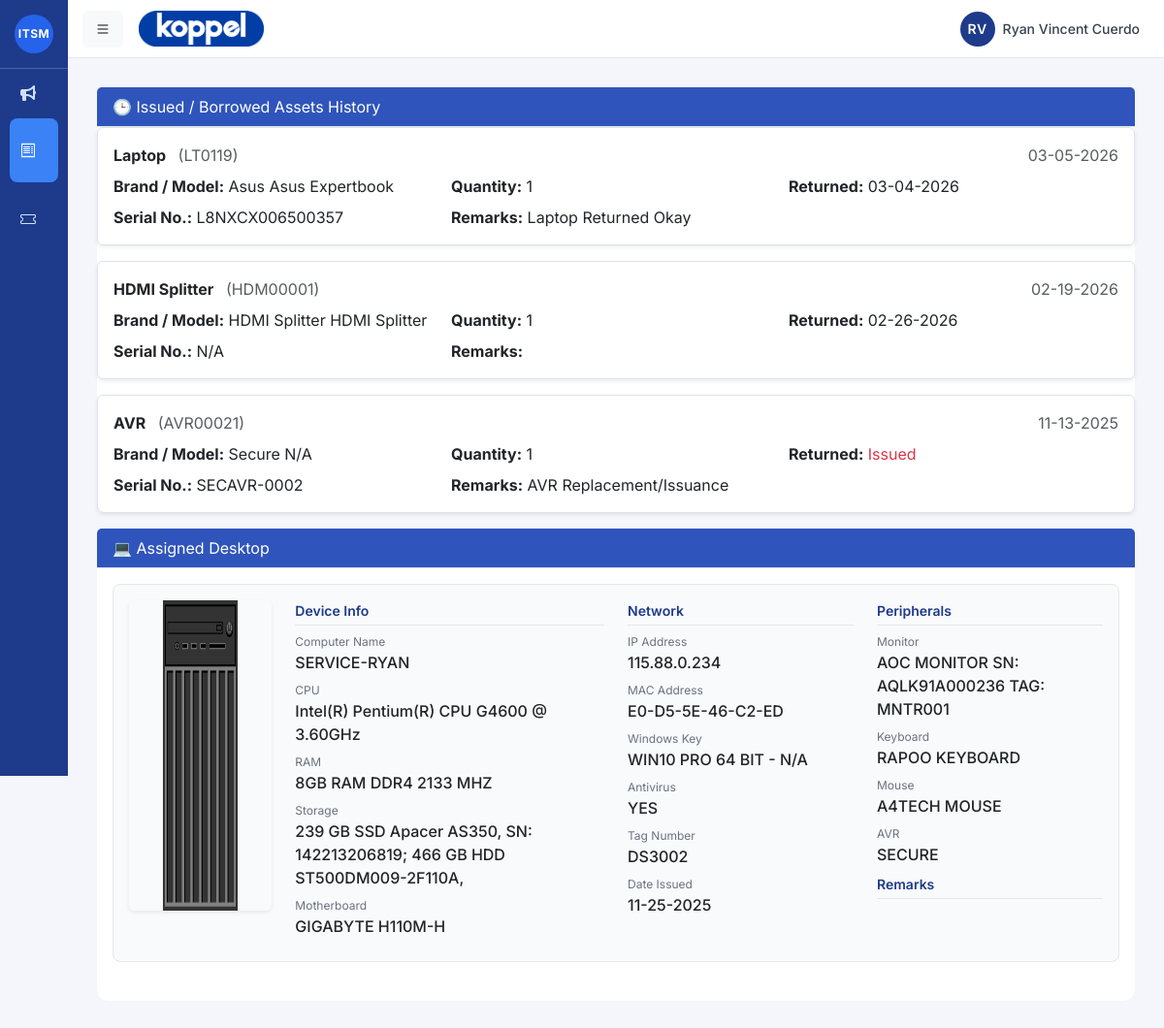
Page /user/index.php?page=transaction/transactions (signed in) on the committed database.
### tables this page shows
CREATE TABLE `transaction_tb` (
  `transaction_id` int(11) NOT NULL,
  `item_id` int(11) NOT NULL,
  `user_id` int(11) NOT NULL,
  `action` enum('borrowed','issued','returned') NOT NULL,
  `quantity` int(11) DEFAULT 1,
  `action_date` timestamp NOT NULL DEFAULT current_timestamp(),
  `date_returned` timestamp NOT NULL DEFAULT current_timestamp() ON UPDATE current_timestamp(),
  `remarks` text DEFAULT NULL
);

CREATE TABLE `item_tb` (
  `item_id` int(11) NOT NULL,
  `item_code` varchar(100) NOT NULL DEFAULT 'N/A',
  `name` varchar(100) NOT NULL,
  `brand` varchar(100) NOT NULL,
  `model` varchar(100) NOT NULL,
  `serial_number` varchar(100) DEFAULT NULL,
  `description` text DEFAULT NULL,
  `quantity` int(11) DEFAULT 0,
  `date_received` date DEFAULT NULL,
  `created_at` timestamp NOT NULL DEFAULT current_timestamp(),
  `updated_at` timestamp NOT NULL DEFAULT current_timestamp() ON UPDATE current_timestamp(),
  `type_id` int(11) UNSIGNED NOT NULL,
  `condition_id` int(11) NOT NULL DEFAULT 1
);

CREATE TABLE `user_desktop_tb` (
  `user_desktop_id` int(11) NOT NULL,
  `user_id` int(11) NOT NULL,
  `desktop_id` int(11) NOT NULL,
  `date_created` datetime DEFAULT current_timestamp()
);

CREATE TABLE `desktop_tb` (
  `desktop_id` int(11) NOT NULL,
  `cpu` varchar(255) DEFAULT NULL,
  `ram` varchar(255) DEFAULT NULL,
  `rom_w_serial` varchar(255) DEFAULT NULL,
  `motherboard` varchar(255) DEFAULT NULL,
  `monitor_w_serial` varchar(255) DEFAULT NULL,
  `avr` varchar(255) DEFAULT NULL,
  `mouse` varchar(255) DEFAULT NULL,
  `keyboard` varchar(255) DEFAULT NULL,
  `ip_address` varchar(15) DEFAULT NULL,
  `mac_address` varchar(17) DEFAULT NULL,
  `computer_name` varchar(255) DEFAULT NULL,
  `windows_key` varchar(255) DEFAULT NULL,
  `antivirus` varchar(255) DEFAULT NULL,
  `tag_number` varchar(255) DEFAULT NULL,
  `desktop_area_id` int(11) DEFAULT NULL,
  `remarks` text DEFAULT NULL,
  `date_created` datetime DEFAULT current_timestamp()
);

### user/transaction/transactions.php (the view, shortened to what this page needs)
<?php
include 'includes/db.php';
$user_id = $_SESSION['user_id'];
    $sql = "
        SELECT
            t.transaction_id,
            t.action,
            t.quantity,
            t.action_date,
            t.date_returned,
            t.remarks,
            i.item_code,
            i.name,
            i.brand,
            i.model,
            i.serial_number
        FROM transaction_tb t
        INNER JOIN item_tb i ON t.item_id = i.item_id
        WHERE t.user_id = ?
        ORDER BY t.action_date DESC
    ";
    $stmt = $conn->prepare($sql);
    $stmt->bind_param("i", $user_id);
    $stmt->execute();
    $result = $stmt->get_result();
$desktopSql = "
SELECT
    d.desktop_id,
    d.cpu,
    d.ram,
    d.rom_w_serial,
    d.motherboard,
    d.monitor_w_serial,
    d.avr,
    d.mouse,
    d.keyboard,
    d.ip_address,
    d.mac_address,
    d.computer_name,
    d.windows_key,
    d.antivirus,
    d.tag_number,
    d.desktop_area_id,
    d.remarks,
    d.date_created,
    ud.date_created AS assigned_date
FROM user_desktop_tb ud
INNER JOIN desktop_tb d ON ud.desktop_id = d.desktop_id
WHERE ud.user_id = ?
";
$desktopStmt = $conn->prepare($desktopSql);
$desktopStmt->bind_param("i", $user_id);
$desktopStmt->execute();
$desktopResult = $desktopStmt->get_result();
?>
<div class="card">
    <div class="card-header text-white">
        🕒 Issued / Borrowed Assets History
    </div>
        <?php if ($result->num_rows > 0): ?>
            <div class="row g-3">
                <?php $i = 1; while ($row = $result->fetch_assoc()): ?>
                    <div class="col-12">
                        <div class="history-item border rounded shadow-sm p-3 h-100">
                            <div class="d-flex justify-content-between mb-2">
                                <div>
                                    <strong><?= htmlspecialchars($row['name']) ?></strong>
                                    <span class="text-muted ms-2">(<?= htmlspecialchars($row['item_code']) ?>)</span>
                                </div>
                                <div class="text-end text-muted">
                                    <?= date('m-d-Y', strtotime($row['action_date'])) ?>
                                </div>
                            </div>
                            <div class="row g-2">
                                <div class="col-4"><strong>Brand / Model:</strong> <?= htmlspecialchars($row['brand'] . ' ' . $row['model']) ?></div>
                                <div class="col-4"><strong>Quantity:</strong> <?= $row['quantity'] ?></div>
                                <div class="col-4"><strong>Returned:</strong>
                                    <?= !empty($row['date_returned']) && $row['date_returned'] != '0000-00-00 00:00:00'
                                        ? date('m-d-Y', strtotime($row['date_returned']))
                                        : '<span class="text-danger">Issued</span>' ?>
                                </div>
                                <div class="col-4"><strong>Serial No.:</strong> <?= htmlspecialchars($row['serial_number']) ?></div>
                                <div class="col-8"><strong>Remarks:</strong> <?= htmlspecialchars($row['remarks'] ?? '-') ?></div>
                            </div>
                        </div>
                    </div>
                <?php endwhile; ?>
            </div>
        <?php else: ?>
            <div class="text-center text-muted py-4">
                No assets have been issued to this user.
            </div>
        <?php endif; ?>
</div>
<div class="card mt-3">
  <div class="card-header text-white">
    💻 Assigned Desktop
  </div>
  <div class="card-body">
    <?php if ($desktopResult->num_rows > 0): ?>
      <?php while ($d = $desktopResult->fetch_assoc()): ?>
        <div class="asset-box p-3 mb-4">
          <div class="row g-4">
            <div class="col-md text-center">
              <img src="../assets/img/desktop.png" class="img-fluid rounded shadow-sm" style="height: 320px;">
            </div>
            <div class="col-md-4">
              <div class="asset-section-title">Device Info</div>
              <div class="mb-2">
                <div class="asset-label">Computer Name</div>
                <div class="asset-value"><?= htmlspecialchars($d['computer_name']) ?></div>
              </div>
              <div class="mb-2">
                <div class="asset-label">CPU</div>
                <div class="asset-value"><?= htmlspecialchars($d['cpu']) ?></div>
              </div>
              <div class="mb-2">
                <div class="asset-label">RAM</div>
                <div class="asset-value"><?= htmlspecialchars($d['ram']) ?></div>
              </div>
            <div class="mb-2">
            <div class="asset-label">Storage</div>
            <div class="asset-value"><?= htmlspecialchars($d['rom_w_serial']) ?></div>
            </div>
              <div class="mb-2">
                <div class="asset-label">Motherboard</div>
                <div class="asset-value"><?= htmlspecialchars($d['motherboard']) ?></div>
              </div>
            </div>
            <div class="col-md-3">
              <div class="asset-section-title">Network</div>
              <div class="mb-2">
                <div class="asset-label">IP Address</div>
                <div class="asset-value"><?= htmlspecialchars($d['ip_address']) ?></div>
              </div>
              <div class="mb-2">
                <div class="asset-label">MAC Address</div>
                <div class="asset-value"><?= htmlspecialchars($d['mac_address']) ?></div>
              </div>
              <div class="mb-2">
                <div class="asset-label">Windows Key</div>
                <div class="asset-value"><?= htmlspecialchars($d['windows_key']) ?></div>
              </div>
              <div class="mb-2">
                <div class="asset-label">Antivirus</div>
                <div class="asset-value"><?= htmlspecialchars($d['antivirus']) ?></div>
              </div>
              <div class="mb-2">
                <div class="asset-label">Tag Number</div>
                <div class="asset-value"><?= htmlspecialchars($d['tag_number']) ?></div>
              </div>
              <div class="mb-2">
                <div class="asset-label">Date Issued</div>
                <div class="asset-value"><?= date('m-d-Y', strtotime($d['date_created'])) ?></div>
              </div>
            </div>
            <div class="col-md-3">
              <div class="asset-section-title">Peripherals</div>
              <div class="mb-2">
                <div class="asset-label">Monitor</div>
                <div class="asset-value"><?= htmlspecialchars($d['monitor_w_serial']) ?></div>
              </div>
              <div class="mb-2">
                <div class="asset-label">Keyboard</div>
                <div class="asset-value"><?= htmlspecialchars($d['keyboard']) ?></div>
              </div>
              <div class="mb-2">
                <div class="asset-label">Mouse</div>
                <div class="asset-value"><?= htmlspecialchars($d['mouse']) ?></div>
              </div>
              <div class="mb-2">
                <div class="asset-label">AVR</div>
                <div class="asset-value"><?= htmlspecialchars($d['avr']) ?></div>
              </div>
              <div class="mb-2">
                <div class="asset-section-title">Remarks</div>
              </div>
            </div>
          </div>
        </div>
      <?php endwhile; ?>
    <?php else: ?>
      <div class="text-center text-muted">
        No desktop assigned.
      </div>
    <?php endif; ?>
  </div>
</div>

### assets/css/main.css (style rules this page uses)
body { overflow-x:hidden; background:#f4f6fb; font-family: 'Inter', sans-serif; }
:root { --light-blue: #e3f2fd; --medium-blue: #bbdefb; --dark-blue: #90caf9; --accent-blue: #64b5f6; --text-blue: #1976d2; }
.card { border: none; border-radius: 0.75rem; }
.card-header { border-bottom: 1px solid #e5e7eb; background-color: #2f55bc; }

### user/transaction/transactions.php (style rules this page uses)
.asset-section-title { font-weight:600; font-size:14px; color:#1E3A8A; border-bottom:1px solid #e5e7eb; margin-bottom:8px; padding-bottom:4px; }
.asset-label { font-size:12px; color:#6b7280; }
.asset-value { font-weight:500; }
.asset-box { background:#f8fafc; border:1px solid #e5e7eb; border-radius:8px; }
.img-fluid { background-color: none; border: none; }
.asset-value { white-space: normal; word-wrap: break-word; display: block; }

### rows in the picture
transaction_tb: item.name "Laptop", item.item_code "LT0119", action_date "03-05-2026", item.model "Asus Asus Expertbook", quantity "1", date_returned "03-04-2026", item.serial_number "L8NXCX006500357", remarks "Laptop Returned Okay"
transaction_tb: item.name "HDMI Splitter", item.item_code "HDM00001", action_date "02-19-2026", item.model "HDMI Splitter HDMI Splitter", quantity "1", date_returned "02-26-2026", item.serial_number "N/A"
transaction_tb: item.name "AVR", item.item_code "AVR00021", action_date "11-13-2025", item.model "Secure N/A", quantity "1", shows "Issued", item.serial_number "SECAVR-0002", remarks "AVR Replacement/Issuance"
user_desktop_tb: desktop.computer_name "SERVICE-RYAN", desktop.cpu "Intel(R) Pentium(R) CPU G4600 @ 3.60GHz", desktop.ram "8GB RAM DDR4 2133 MHZ", desktop.rom_w_serial "239 GB SSD Apacer AS350, SN: 142213206819; 466 GB HDD ST500DM009-2F110A,", desktop.motherboard "GIGABYTE H110M-H", desktop.ip_address "115.88.0.234", desktop.mac_address "E0-D5-5E-46-C2-ED", desktop.windows_key "WIN10 PRO 64 BIT - N/A", desktop.antivirus "YES", desktop.tag_number "DS3002", desktop.date_created "11-25-2025", desktop.monitor_w_serial "AOC MONITOR SN: AQLK91A000236 TAG: MNTR001", desktop.keyboard "RAPOO KEYBOARD", desktop.mouse "A4TECH MOUSE", desktop.avr "SECURE"

### other values in the picture
$initials "RV"
$fullname "Ryan Vincent Cuerdo"
